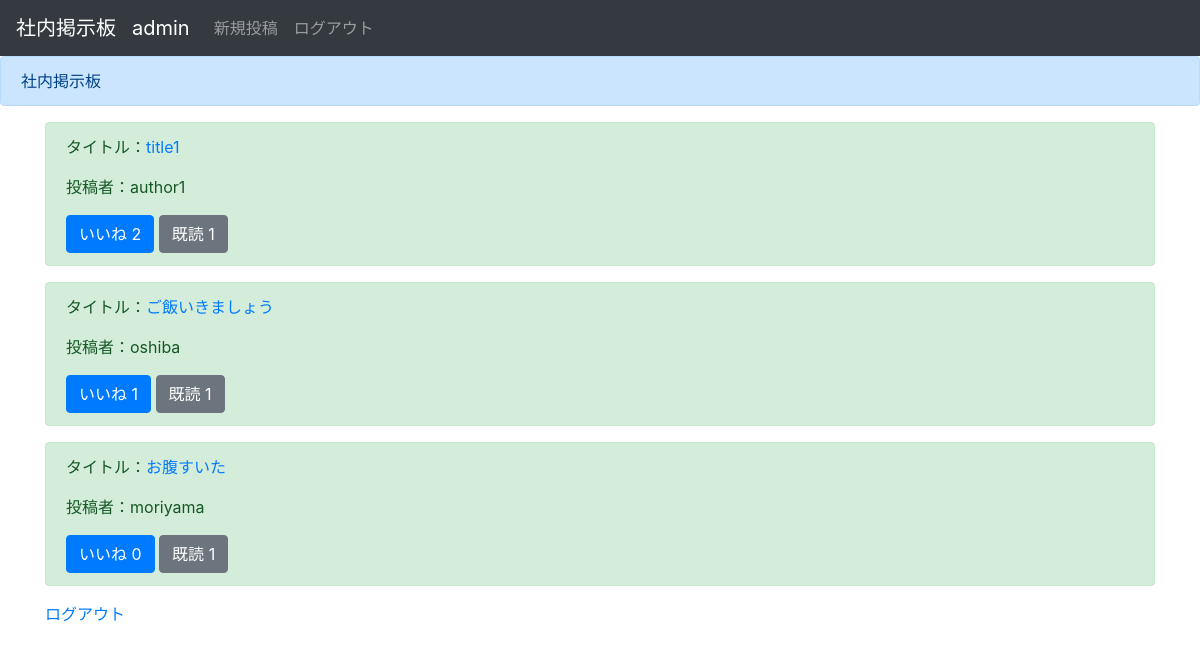
The page /list/ (signed in) on the database as committed earlier.
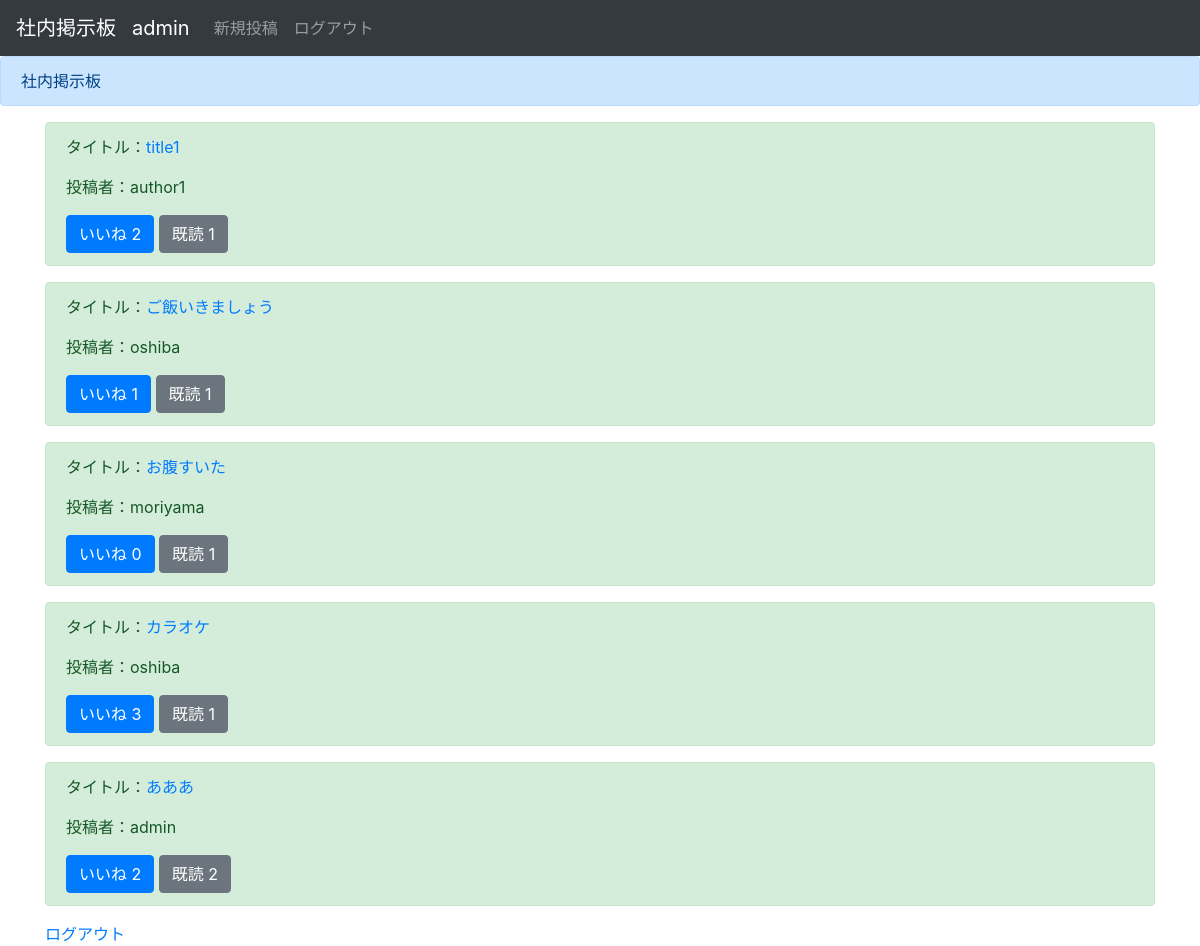
The same page on the database as committed later.
### boardapp/models.py (models this page shows, shortened)
class BoardModel(models.Model):
    title = models.CharField(max_length=100)
    content = models.TextField()
    author = models.CharField(max_length=20)
    images = models.ImageField(blank=True, null=True, upload_to='')
    good = models.IntegerField(null=True, blank=True, default=0)
    read = models.IntegerField(null=True, blank=True, default=0)
    readtext = models.CharField(max_length=200, null=True, blank=True, default=',')

### boardapp/views.py (the view)
# urls.py: path('list/', views.listfunc, name='list'),
@login_required
def listfunc(request):
    context = {
        'object_list': BoardModel.objects.all(),
    }
    return render(request, 'boardapp/list.html', context)

### templates/boardapp/list.html (shortened to what this page needs)
{% extends 'base.html' %}
{% block navbar %}
<nav class="navbar navbar-expand-lg navbar-dark bg-dark">
    <a class="navbar-brand" href="{%url 'list'%}">社内掲示板</a>
    <div class="collapse navbar-collapse" id="navbarSupportedContent">
        <ul class="navbar-nav mr-auto">
            <li class="nav-item active">
                <a class="navbar-brand">{{user.username}}</a>
            </li>
            <li>
                <a class="nav-link" href="{% url 'create' %}">新規投稿<span class="sr-only">(current)</span></a>
            </li>
            <li>
                <a class="nav-link" href="{% url 'logout' %}">ログアウト<span class="sr-only">(current)</span></a>
            </li>
        </ul>
    </div>
</nav>
{% endblock navbar %}
{% block header %}
<div class="alert alert-primary" role="alert">
    社内掲示板
</div>
{% endblock header %}
{% block content %}
<div class="container">
    {% for item in object_list %}
    <div class="alert alert-success" role="alert">
        <p>タイトル：<a href="{% url 'detail' item.pk %}">{{item.title}}</a></p>
        <p>投稿者：{{item.author}}</p>
        <a href="{% url 'good' item.pk%}" class="btn btn-primary btn" role="button" aria-pressed="true">いいね
            {{item.good}}</a>
        <a href="{% url 'read' item.pk %}" class="btn btn-secondary btn" role="button" aria-pressed="true">既読
            {{item.read}}</a>
    </div>
    {% endfor %}
    <a href="{% url 'logout' %}">ログアウト</a>
</div>
{% endblock content %}

Rows that differ between the two databases and show on the page:
added BoardModel: title "カラオケ", author "oshiba", good "3", read "1"
added BoardModel: title "あああ", author "admin", good "2", read "2"
